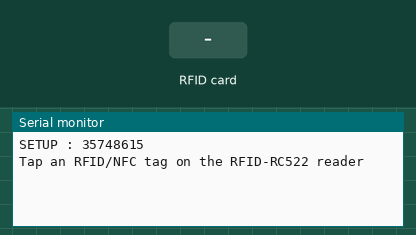
Simulated run of this sketch. Board: ESP32. Parts: the last lines printed to the serial monitor. The inputs (shaded band) are chosen by the test bench.

Above: at 1.2 s.
1.3 s: RFID card 35 74 86 15 held to the reader
At 2.4 s:
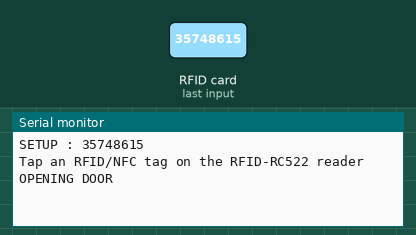
2.8 s: RFID card 5E 7A 19 C4 held to the reader
At 3.9 s:
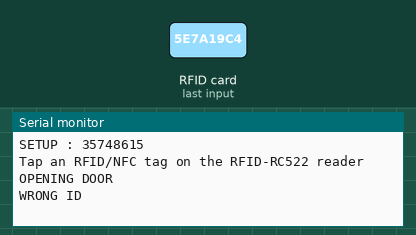

The sketch:

rfid_reader.ino
```cpp
/*
 * "We Will Lock You" project : Clément LEBOULENGER / Edouard MATHEU / Clément ROGER
 *
 * Code made using example from esp32.io
 * For moree information visit : https://esp32io.com/tutorials/esp32-rfid-nfc
 */

#include <SPI.h>
#include <MFRC522.h>

#define SS_PIN  5  // ESP32 pin GIOP5
#define RST_PIN 27 // ESP32 pin GIOP27

#define DEBUG false // Enable debug to print UIDs of Tags on the console

MFRC522 rfid(SS_PIN, RST_PIN);

String current_tag = ""; // The tag currently being read
const String white_test = "35748615"; // Test tag
char temp[2];

void setup() {
  Serial.begin(115200);
  Serial.print("SETUP : ");
  Serial.println(white_test);
  SPI.begin(); // init SPI bus
  rfid.PCD_Init(); // init MFRC522
  Serial.println("Tap an RFID/NFC tag on the RFID-RC522 reader");
}

void loop() {
  if (rfid.PICC_IsNewCardPresent()) { // new tag is available

    current_tag = ""; // Resetting current tag value

    if (rfid.PICC_ReadCardSerial()) { // NUID has been readed
      MFRC522::PICC_Type piccType = rfid.PICC_GetType(rfid.uid.sak);
      for (int i = 0; i < rfid.uid.size; i++) {
        sprintf(temp, "%X", rfid.uid.uidByte[i]);
        current_tag += String(temp);
      }

      rfid.PICC_HaltA(); // halt PICC
      rfid.PCD_StopCrypto1(); // stop encryption on PCD

      if(DEBUG){ // Prints used for debug
        Serial.print("RFID/NFC Tag Type: ");
        Serial.println(rfid.PICC_GetTypeName(piccType));
        Serial.print("TAG UID : ");
        Serial.println(current_tag);
        Serial.println(white_test);
      }

      if(current_tag == white_test){ // Valid tag is read
        Serial.println("OPENING DOOR");
      }

      else{ // Invalid tag is read
        Serial.println("WRONG ID");
      }
    }
  }
}
```

Measured:
- after the input at 1.3 s, the serial monitor: prints a new line at once (image 1)
- after the input at 2.8 s, the serial monitor: prints a new line at once (image 2)
